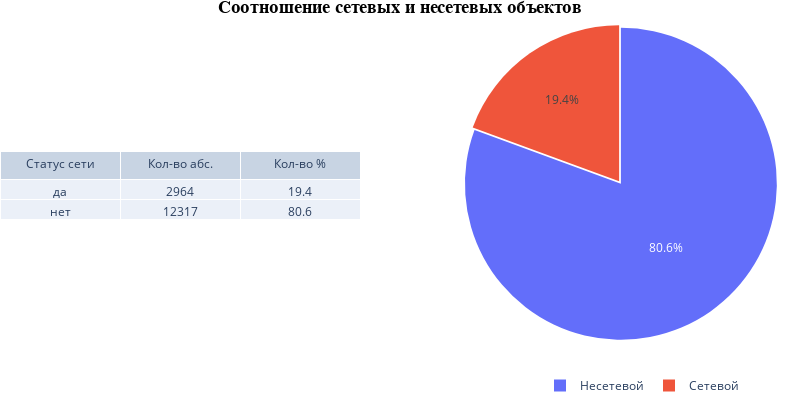

Write notebook code for a chart like this one.
### Markdown cell above
# Характеристика сетевых и несетевых заведений.

### Code cell
chain = rest_data.groupby('chain')['id'].count().reset_index()
chain['percent'] = round((chain['id'] / chain['id'].sum())*100,1)

header_chain = ['Статус сети', 'Кол-во абс.', 'Кол-во %']

fig = make_subplots(rows=1, cols=2, specs=[[{'type':'domain'}, {'type':'domain'}]])
fig.add_trace(go.Table(header=dict(values=header_chain),
    cells=dict(values=[chain[k].tolist() for k in chain.columns[:]],
                            align='center'), name='first plot'),
              1,1)
fig.add_trace(go.Pie(go.Pie(labels=["Cетевой",'Несетевой'], values=chain['id'],pull=0.01, name='Status')),
             1,2)
fig.update_traces(domain=dict(x=[0, 0.45], y=[0, 0.6]), 
                  selector={'name':'first plot'})
fig.update_layout(width=800, height=400,
                  legend_orientation="h",
                  legend=dict(x=.93,xanchor='right'),
                  margin=dict(l=0,r=0,t=25,b=0),
                  title_text='<b>Соотношение сетевых и несетевых объектов</b>',
                  title_font_family="Arial",
                  title_font_color="black",
                  title_font_size = 18,
                  title_x=0.5)
fig.show()

### Figure 1 — Plotly figure (JSON) as saved in the notebook; plotly's stock layout.template omitted (floating-point values rounded to 4 significant figures)
{"data": [{"cells": {"align": "center", "values": [["да", "нет"], [2964, 12317], [19.4, 80.6]]}, "domain": {"x": [0, 0.45], "y": [0, 0.6]}, "header": {"values": ["Статус сети", "Кол-во абс.", "Кол-во %"]}, "name": "first plot", "type": "table"}, {"domain": {"x": [0.55, 1], "y": [0, 1]}, "labels": ["Cетевой", "Несетевой"], "name": "Status", "pull": 0.01, "type": "pie", "values": [2964, 12317]}], "layout": {"height": 400, "legend": {"orientation": "h", "x": 0.93, "xanchor": "right"}, "margin": {"b": 0, "l": 0, "r": 0, "t": 25}, "title": {"font": {"color": "black", "family": "Arial", "size": 18}, "text": "<b>Соотношение сетевых и несетевых объектов</b>", "x": 0.5}, "width": 800}}
